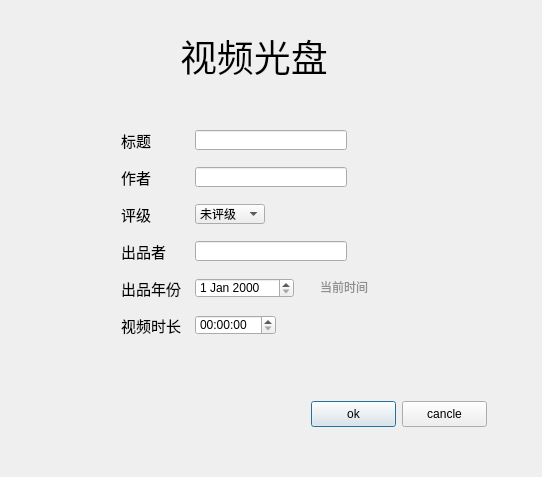
<?xml version="1.0" encoding="UTF-8"?>
<ui version="4.0">
 <class>add_cd</class>
 <widget class="QDialog" name="add_cd">
  <property name="geometry">
   <rect>
    <x>0</x>
    <y>0</y>
    <width>542</width>
    <height>477</height>
   </rect>
  </property>
  <property name="windowTitle">
   <string>Dialog</string>
  </property>
  <widget class="QLabel" name="label">
   <property name="geometry">
    <rect>
     <x>180</x>
     <y>0</y>
     <width>191</width>
     <height>111</height>
    </rect>
   </property>
   <property name="font">
    <font>
     <family>.PingFang SC0</family>
     <pointsize>28</pointsize>
    </font>
   </property>
   <property name="text">
    <string>视频光盘</string>
   </property>
  </widget>
  <widget class="QLabel" name="label_2">
   <property name="geometry">
    <rect>
     <x>121</x>
     <y>128</y>
     <width>34</width>
     <height>24</height>
    </rect>
   </property>
   <property name="font">
    <font>
     <family>.PingFang SC0</family>
     <pointsize>11</pointsize>
    </font>
   </property>
   <property name="text">
    <string>标题</string>
   </property>
  </widget>
  <widget class="QLabel" name="label_3">
   <property name="geometry">
    <rect>
     <x>121</x>
     <y>165</y>
     <width>34</width>
     <height>24</height>
    </rect>
   </property>
   <property name="font">
    <font>
     <family>.PingFang SC0</family>
     <pointsize>11</pointsize>
    </font>
   </property>
   <property name="text">
    <string>作者</string>
   </property>
  </widget>
  <widget class="QLabel" name="label_4">
   <property name="geometry">
    <rect>
     <x>121</x>
     <y>239</y>
     <width>51</width>
     <height>24</height>
    </rect>
   </property>
   <property name="font">
    <font>
     <family>.PingFang SC0</family>
     <pointsize>11</pointsize>
    </font>
   </property>
   <property name="text">
    <string>出品者</string>
   </property>
  </widget>
  <widget class="QLabel" name="label_5">
   <property name="geometry">
    <rect>
     <x>121</x>
     <y>202</y>
     <width>34</width>
     <height>24</height>
    </rect>
   </property>
   <property name="font">
    <font>
     <family>.PingFang SC0</family>
     <pointsize>11</pointsize>
    </font>
   </property>
   <property name="text">
    <string>评级</string>
   </property>
  </widget>
  <widget class="QLabel" name="label_6">
   <property name="geometry">
    <rect>
     <x>121</x>
     <y>276</y>
     <width>68</width>
     <height>24</height>
    </rect>
   </property>
   <property name="font">
    <font>
     <family>.PingFang SC0</family>
     <pointsize>11</pointsize>
    </font>
   </property>
   <property name="text">
    <string>出品年份</string>
   </property>
  </widget>
  <widget class="QLabel" name="label_7">
   <property name="geometry">
    <rect>
     <x>121</x>
     <y>313</y>
     <width>68</width>
     <height>24</height>
    </rect>
   </property>
   <property name="font">
    <font>
     <family>.PingFang SC0</family>
     <pointsize>11</pointsize>
    </font>
   </property>
   <property name="text">
    <string>视频时长</string>
   </property>
  </widget>
  <widget class="QLineEdit" name="line_title">
   <property name="geometry">
    <rect>
     <x>195</x>
     <y>130</y>
     <width>152</width>
     <height>20</height>
    </rect>
   </property>
  </widget>
  <widget class="QLineEdit" name="line_author">
   <property name="geometry">
    <rect>
     <x>195</x>
     <y>167</y>
     <width>152</width>
     <height>20</height>
    </rect>
   </property>
  </widget>
  <widget class="QComboBox" name="box_lev">
   <property name="geometry">
    <rect>
     <x>195</x>
     <y>204</y>
     <width>70</width>
     <height>20</height>
    </rect>
   </property>
   <item>
    <property name="text">
     <string>未评级</string>
    </property>
   </item>
   <item>
    <property name="text">
     <string>一般</string>
    </property>
   </item>
   <item>
    <property name="text">
     <string>成人</string>
    </property>
   </item>
   <item>
    <property name="text">
     <string>儿童</string>
    </property>
   </item>
  </widget>
  <widget class="QTimeEdit" name="timeEdit">
   <property name="geometry">
    <rect>
     <x>195</x>
     <y>315</y>
     <width>81</width>
     <height>20</height>
    </rect>
   </property>
   <property name="displayFormat">
    <string>HH:mm:ss</string>
   </property>
  </widget>
  <widget class="QDateEdit" name="dateEdit">
   <property name="geometry">
    <rect>
     <x>195</x>
     <y>278</y>
     <width>99</width>
     <height>20</height>
    </rect>
   </property>
   <property name="maximumDate">
    <date>
     <year>9996</year>
     <month>12</month>
     <day>31</day>
    </date>
   </property>
   <property name="calendarPopup">
    <bool>false</bool>
   </property>
  </widget>
  <widget class="QLineEdit" name="line_cname">
   <property name="geometry">
    <rect>
     <x>195</x>
     <y>241</y>
     <width>152</width>
     <height>20</height>
    </rect>
   </property>
  </widget>
  <widget class="QLabel" name="as_title">
   <property name="geometry">
    <rect>
     <x>358</x>
     <y>130</y>
     <width>101</width>
     <height>16</height>
    </rect>
   </property>
   <property name="font">
    <font>
     <pointsize>12</pointsize>
     <italic>true</italic>
    </font>
   </property>
   <property name="styleSheet">
    <string notr="true">color: rgb(255, 89, 92);</string>
   </property>
   <property name="text">
    <string/>
   </property>
  </widget>
  <widget class="QLabel" name="as_check">
   <property name="geometry">
    <rect>
     <x>320</x>
     <y>370</y>
     <width>161</width>
     <height>16</height>
    </rect>
   </property>
   <property name="styleSheet">
    <string notr="true">color: rgb(255, 0, 0);</string>
   </property>
   <property name="text">
    <string/>
   </property>
  </widget>
  <widget class="QPushButton" name="btn_ok">
   <property name="geometry">
    <rect>
     <x>311</x>
     <y>401</y>
     <width>85</width>
     <height>26</height>
    </rect>
   </property>
   <property name="text">
    <string>ok</string>
   </property>
  </widget>
  <widget class="QPushButton" name="btn_can">
   <property name="geometry">
    <rect>
     <x>402</x>
     <y>401</y>
     <width>85</width>
     <height>26</height>
    </rect>
   </property>
   <property name="text">
    <string>cancle</string>
   </property>
   <property name="autoDefault">
    <bool>false</bool>
   </property>
  </widget>
  <widget class="QLabel" name="label_8">
   <property name="geometry">
    <rect>
     <x>320</x>
     <y>280</y>
     <width>63</width>
     <height>14</height>
    </rect>
   </property>
   <property name="styleSheet">
    <string notr="true">color: rgb(144, 144, 144);</string>
   </property>
   <property name="text">
    <string>当前时间</string>
   </property>
  </widget>
  <widget class="QLabel" name="la_time">
   <property name="geometry">
    <rect>
     <x>390</x>
     <y>280</y>
     <width>111</width>
     <height>16</height>
    </rect>
   </property>
   <property name="styleSheet">
    <string notr="true">color: rgb(144, 144, 144);</string>
   </property>
   <property name="text">
    <string/>
   </property>
  </widget>
  <widget class="QLabel" name="as_author">
   <property name="geometry">
    <rect>
     <x>358</x>
     <y>167</y>
     <width>101</width>
     <height>16</height>
    </rect>
   </property>
   <property name="font">
    <font>
     <pointsize>12</pointsize>
     <italic>true</italic>
    </font>
   </property>
   <property name="styleSheet">
    <string notr="true">color: rgb(255, 89, 92);</string>
   </property>
   <property name="text">
    <string/>
   </property>
  </widget>
  <widget class="QLabel" name="as_cname">
   <property name="geometry">
    <rect>
     <x>358</x>
     <y>241</y>
     <width>121</width>
     <height>16</height>
    </rect>
   </property>
   <property name="font">
    <font>
     <pointsize>12</pointsize>
     <italic>true</italic>
    </font>
   </property>
   <property name="styleSheet">
    <string notr="true">color: rgb(255, 89, 92);</string>
   </property>
   <property name="text">
    <string/>
   </property>
  </widget>
 </widget>
 <tabstops>
  <tabstop>line_title</tabstop>
  <tabstop>line_author</tabstop>
  <tabstop>box_lev</tabstop>
  <tabstop>line_cname</tabstop>
  <tabstop>dateEdit</tabstop>
  <tabstop>timeEdit</tabstop>
  <tabstop>btn_ok</tabstop>
  <tabstop>btn_can</tabstop>
 </tabstops>
 <resources/>
 <connections/>
</ui>
